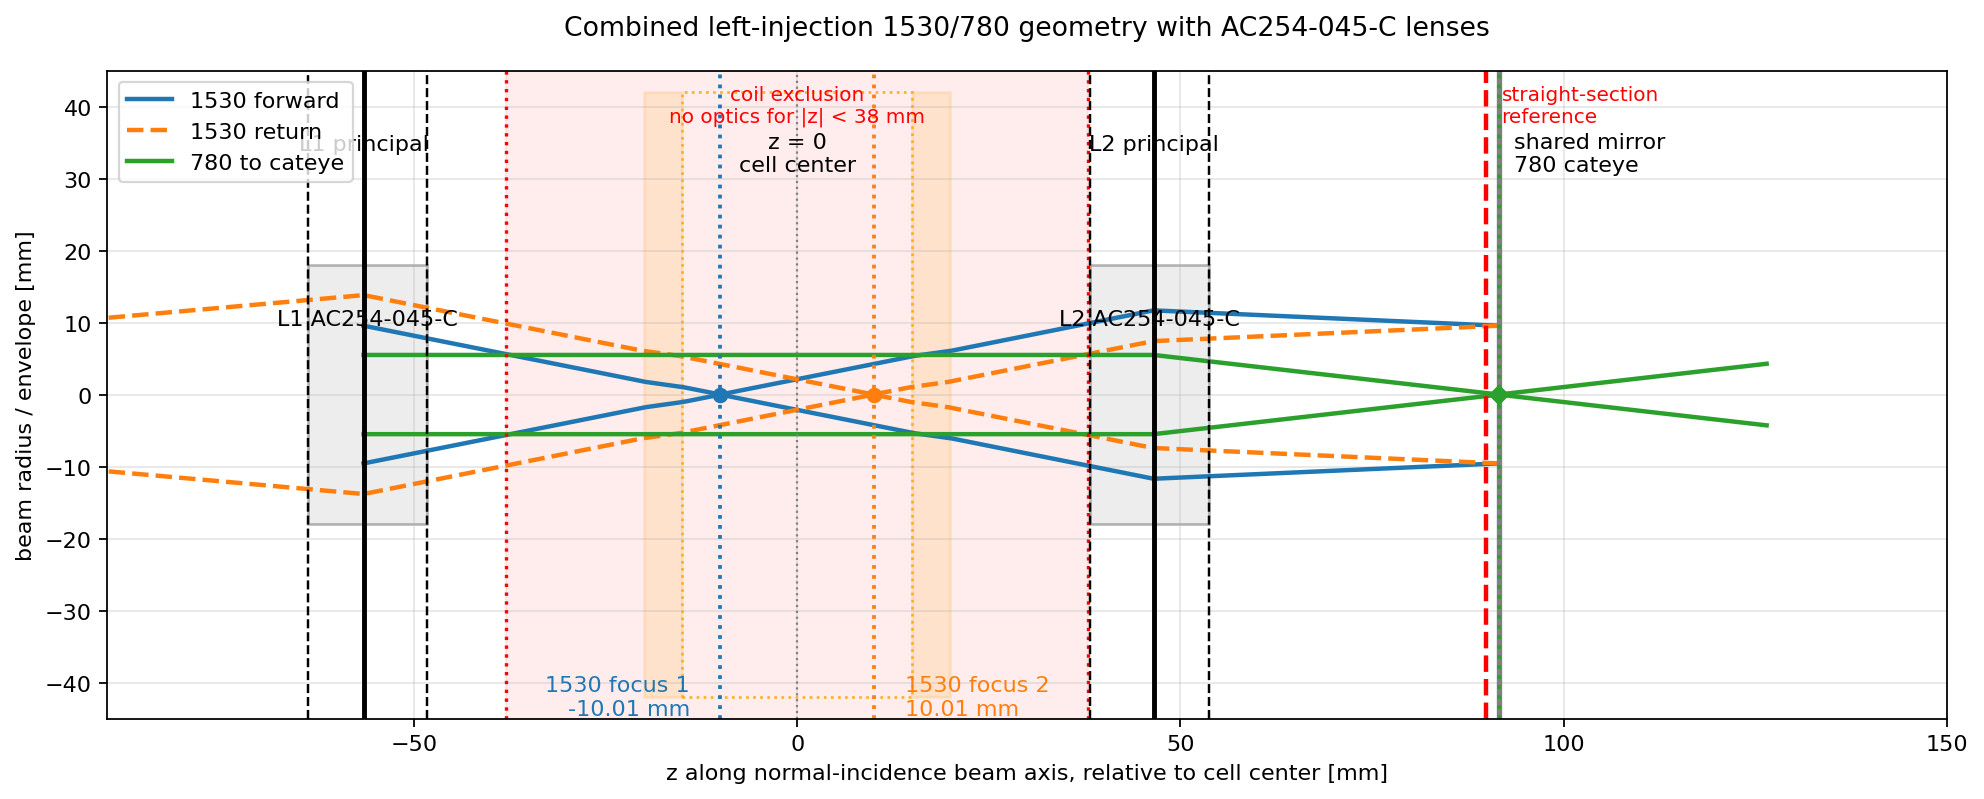

Write Python code to recreate this figure.
"""Combined 1530/780 left-injection pMOT geometry using AC254-045-C lenses."""

from __future__ import annotations

from math import inf, pi, tan
from pathlib import Path

from pmot_round_trip_geometry import (
    GeometryConfig,
    LensSpec,
    RoundTripGeometry,
    propagate_q,
    q_from_radius_and_curvature,
    waist_in_window,
)

COIL_EXCLUSION_MM = 38.0
STRAIGHT_SECTION_LIMIT_MM = -88.905
MOT_WAVELENGTH = 780e-9
MOT_COLLIMATED_DIAMETER = 11.0e-3


def ac254_045_c_lens() -> LensSpec:
    return LensSpec(
        name="AC254-045-C",
        focal_length=45.0e-3,
        efl=45.0e-3,
        bfl=36.7e-3,
        center_thickness=15.5e-3,
        mount_length=15.5e-3,
        mount_overhang=0.0,
        mount_half_height=18e-3,
    )


def add_lens_surfaces(solution: dict[str, object], lens: LensSpec) -> None:
    principal_to_bfl = lens.efl - lens.bfl
    z_lens1 = solution["z_lens1"]
    z_lens2 = solution["z_lens2"]
    solution["z_lens1_bfl_surface"] = z_lens1 + principal_to_bfl
    solution["z_lens1_outer_surface"] = solution["z_lens1_bfl_surface"] - lens.center_thickness
    solution["z_lens2_cell_side_bfl_surface"] = z_lens2 - principal_to_bfl
    solution["z_lens2_outer_surface"] = solution["z_lens2_cell_side_bfl_surface"] + lens.center_thickness


def trace_1530_round_trip(
    geometry: RoundTripGeometry,
    z_lens1: float,
    z_lens2: float,
    z_mirror: float,
) -> dict[str, object]:
    forward = propagate_q(
        geometry.q_in,
        geometry.build_forward_system(z_lens1, z_lens2, z_mirror),
        geometry.config.wavelength,
        geometry.config.samples_per_space,
    )
    reverse = propagate_q(
        forward["q_final"],
        geometry.build_reverse_system(z_lens1, z_lens2, z_mirror),
        geometry.config.wavelength,
        geometry.config.samples_per_space,
    )
    z_forward = [z_lens1 + s for s in forward["s"]]
    z_reverse = [z_mirror - s for s in reverse["s"]]
    z_focus1, w_focus1 = waist_in_window(z_forward, forward["w"], -0.030, 0.030)
    z_focus2, w_focus2 = waist_in_window(z_reverse, reverse["w"], -0.030, 0.030)
    return {
        "forward": forward,
        "reverse": reverse,
        "z_forward": z_forward,
        "z_reverse": z_reverse,
        "z_focus1": z_focus1,
        "z_focus2": z_focus2,
        "w_focus1": w_focus1,
        "w_focus2": w_focus2,
    }


def trace_780_to_mirror_focus(
    geometry: RoundTripGeometry,
    z_lens1: float,
    z_lens2: float,
    focus_search_after_l2: float = 0.080,
) -> dict[str, object]:
    q_after_l1 = q_from_radius_and_curvature(
        MOT_COLLIMATED_DIAMETER / 2,
        inf,
        MOT_WAVELENGTH,
    )
    system = [
        {"type": "space", "d_plot": geometry.z_outer_left - z_lens1, "d_abcd": geometry.z_outer_left - z_lens1},
        {"type": "slab", "d_plot": geometry.wall_length_plot, "d_abcd": geometry.wall_b_eff},
        {"type": "space", "d_plot": geometry.vacuum_length_beam, "d_abcd": geometry.vacuum_length_beam},
        {"type": "slab", "d_plot": geometry.wall_length_plot, "d_abcd": geometry.wall_b_eff},
        {"type": "space", "d_plot": z_lens2 - geometry.z_outer_right, "d_abcd": z_lens2 - geometry.z_outer_right},
        {"type": "lens", "f": geometry.lens.focal_length},
        {"type": "space", "d_plot": focus_search_after_l2, "d_abcd": focus_search_after_l2},
    ]
    result = propagate_q(q_after_l1, system, MOT_WAVELENGTH, geometry.config.samples_per_space)
    z_global = [z_lens1 + s for s in result["s"]]
    z_focus, w_focus = waist_in_window(z_global, result["w"], z_lens2, z_lens2 + focus_search_after_l2)
    return {
        "trace": result,
        "z": z_global,
        "z_focus": z_focus,
        "w_focus": w_focus,
    }


def solve_lens2_and_cateye_mirror(
    geometry_1530: RoundTripGeometry,
    geometry_780: RoundTripGeometry,
    z_lens1: float,
) -> dict[str, object]:
    principal_to_bfl = geometry_1530.lens.efl - geometry_1530.lens.bfl
    z_lens2_min = (COIL_EXCLUSION_MM * 1e-3) + principal_to_bfl
    z_lens2_max = 0.130
    best: dict[str, object] | None = None

    for pass_index in range(4):
        points = 160 if pass_index == 0 else 120
        grid = [z_lens2_min + i * (z_lens2_max - z_lens2_min) / (points - 1) for i in range(points)]
        scored = []
        for z_lens2 in grid:
            try:
                mot = trace_780_to_mirror_focus(geometry_780, z_lens1, z_lens2)
                z_mirror = mot["z_focus"]
                rt = trace_1530_round_trip(geometry_1530, z_lens1, z_lens2, z_mirror)
            except ValueError:
                continue
            score = abs(rt["z_focus2"] - 10e-3)
            scored.append((score, z_lens2, z_mirror, mot, rt))

        if not scored:
            raise RuntimeError("No feasible L2/mirror candidates found.")

        score, z_best, z_mirror, mot, rt = min(scored, key=lambda item: item[0])
        step = grid[1] - grid[0]
        z_lens2_min = max((COIL_EXCLUSION_MM * 1e-3) + principal_to_bfl, z_best - 6 * step)
        z_lens2_max = z_best + 6 * step
        best = {
            **rt,
            "z_lens1": z_lens1,
            "z_lens2": z_best,
            "z_mirror": z_mirror,
            "mot": mot,
            "score": score,
        }

    if best is None:
        raise RuntimeError("No L2/mirror solution found.")

    add_lens_surfaces(best, geometry_1530.lens)
    return best


def draw_geometry(
    geometry: RoundTripGeometry,
    solution: dict[str, object],
    output_path: Path,
) -> None:
    import matplotlib

    matplotlib.use("Agg")
    import matplotlib.pyplot as plt
    from matplotlib.patches import Rectangle

    fig, ax = plt.subplots(figsize=(12.5, 5.1), dpi=160)

    z_forward = solution["z_forward"]
    z_reverse = solution["z_reverse"]
    w_forward = solution["forward"]["w"]
    w_reverse = solution["reverse"]["w"]
    mot = solution["mot"]
    z_mot = mot["z"]
    w_mot = mot["trace"]["w"]

    ax.plot([1e3 * z for z in z_forward], [1e3 * w for w in w_forward], color="C0", linewidth=2.0, label="1530 forward")
    ax.plot([1e3 * z for z in z_forward], [-1e3 * w for w in w_forward], color="C0", linewidth=2.0)
    ax.plot([1e3 * z for z in z_reverse], [1e3 * w for w in w_reverse], color="C1", linewidth=2.0, linestyle="--", label="1530 return")
    ax.plot([1e3 * z for z in z_reverse], [-1e3 * w for w in w_reverse], color="C1", linewidth=2.0, linestyle="--")

    ax.plot([1e3 * z for z in z_mot], [1e3 * w for w in w_mot], color="C2", linewidth=2.0, label="780 to cateye")
    ax.plot([1e3 * z for z in z_mot], [-1e3 * w for w in w_mot], color="C2", linewidth=2.0)

    ax.axvspan(-COIL_EXCLUSION_MM, COIL_EXCLUSION_MM, color="red", alpha=0.07, zorder=0)
    for z_limit in [-COIL_EXCLUSION_MM, COIL_EXCLUSION_MM]:
        ax.axvline(z_limit, color="red", linewidth=1.5, linestyle=":")
    ax.text(0, 43, "coil exclusion\nno optics for |z| < 38 mm", color="red", ha="center", va="top", fontsize=9)

    glass_color = "orange"
    y_cell_half_mm = 42
    for z0, z1 in [
        (geometry.z_outer_left, geometry.z_inner_left),
        (geometry.z_inner_right, geometry.z_outer_right),
    ]:
        ax.add_patch(
            Rectangle(
                (1e3 * z0, -y_cell_half_mm),
                1e3 * (z1 - z0),
                2 * y_cell_half_mm,
                facecolor=glass_color,
                edgecolor=glass_color,
                linewidth=1.4,
                alpha=0.14,
            )
        )
    ax.add_patch(
        Rectangle(
            (1e3 * geometry.z_inner_left, -y_cell_half_mm),
            1e3 * (geometry.z_inner_right - geometry.z_inner_left),
            2 * y_cell_half_mm,
            facecolor="none",
            edgecolor=glass_color,
            linewidth=1.2,
            linestyle=":",
            alpha=0.85,
        )
    )

    for key in ["z_lens1", "z_lens2"]:
        ax.axvline(1e3 * solution[key], color="black", linewidth=2.2)
    for key in [
        "z_lens1_bfl_surface",
        "z_lens1_outer_surface",
        "z_lens2_cell_side_bfl_surface",
        "z_lens2_outer_surface",
    ]:
        ax.axvline(1e3 * solution[key], color="black", linestyle="--", linewidth=1.1)

    for z_left_key, z_right_key, label in [
        ("z_lens1_outer_surface", "z_lens1_bfl_surface", "L1 AC254-045-C"),
        ("z_lens2_cell_side_bfl_surface", "z_lens2_outer_surface", "L2 AC254-045-C"),
    ]:
        z_left = 1e3 * solution[z_left_key]
        z_right = 1e3 * solution[z_right_key]
        y_half = 1e3 * geometry.lens.mount_half_height
        ax.add_patch(
            Rectangle(
                (z_left, -y_half),
                z_right - z_left,
                2 * y_half,
                facecolor="0.8",
                edgecolor="0.2",
                linewidth=1.2,
                alpha=0.35,
            )
        )
        ax.text(0.5 * (z_left + z_right), 0.58 * y_half, label, ha="center", va="center")

    ax.axvline(1e3 * solution["z_mirror"], color="gray", linewidth=2.4)
    ax.axvline(STRAIGHT_SECTION_LIMIT_MM, color="red", linewidth=2.0, linestyle="--")
    ax.axvline(0.0, color="0.5", linewidth=1.0, linestyle=":")

    ax.axvline(1e3 * solution["z_focus1"], color="C0", linestyle=":", linewidth=1.7)
    ax.axvline(1e3 * solution["z_focus2"], color="C1", linestyle=":", linewidth=1.7)
    ax.axvline(1e3 * mot["z_focus"], color="C2", linestyle=":", linewidth=1.7)
    ax.plot(1e3 * solution["z_focus1"], 0.0, marker="o", color="C0")
    ax.plot(1e3 * solution["z_focus2"], 0.0, marker="o", color="C1")
    ax.plot(1e3 * mot["z_focus"], 0.0, marker="D", color="C2")

    ax.text(1e3 * solution["z_lens1"], 34, "L1 principal", ha="center")
    ax.text(1e3 * solution["z_lens2"], 34, "L2 principal", ha="center")
    ax.text(1e3 * solution["z_mirror"] + 2, 31, "shared mirror\n780 cateye", ha="left")
    ax.text(0, 31, "z = 0\ncell center", ha="center")
    ax.text(STRAIGHT_SECTION_LIMIT_MM + 2, 43, "straight-section\nreference", color="red", ha="left", va="top", fontsize=9)
    ax.text(1e3 * solution["z_focus1"] - 4, -39, f"1530 focus 1\n{1e3 * solution['z_focus1']:.2f} mm", color="C0", ha="right", va="top")
    ax.text(1e3 * solution["z_focus2"] + 4, -39, f"1530 focus 2\n{1e3 * solution['z_focus2']:.2f} mm", color="C1", ha="left", va="top")

    ax.set_xlabel("z along normal-incidence beam axis, relative to cell center [mm]")
    ax.set_ylabel("beam radius / envelope [mm]")
    ax.set_title("Combined left-injection 1530/780 geometry with AC254-045-C lenses", pad=16)
    ax.set_xlim(-90, 150)
    ax.set_ylim(-45, 45)
    ax.grid(True, alpha=0.3)
    ax.legend(loc="upper left")
    fig.tight_layout()
    fig.savefig(output_path, bbox_inches="tight")
    plt.close(fig)


def print_summary(geometry: RoundTripGeometry, solution: dict[str, object]) -> None:
    mot = solution["mot"]
    print("Combined left-injection geometry: AC254-045-C")
    print("--------------------------------------------")
    print(f"L1 principal plane               = {1e3 * solution['z_lens1']:.3f} mm")
    print(f"L1 focus-side BFL surface        = {1e3 * solution['z_lens1_bfl_surface']:.3f} mm")
    print(f"L1 outer physical surface        = {1e3 * solution['z_lens1_outer_surface']:.3f} mm")
    print(f"L1 nearest-edge coil margin      = {abs(1e3 * solution['z_lens1_bfl_surface']) - COIL_EXCLUSION_MM:.3f} mm")
    print()
    print(f"L2 principal plane               = {1e3 * solution['z_lens2']:.3f} mm")
    print(f"L2 cell-side BFL surface         = {1e3 * solution['z_lens2_cell_side_bfl_surface']:.3f} mm")
    print(f"L2 outer physical surface        = {1e3 * solution['z_lens2_outer_surface']:.3f} mm")
    print(f"L2 nearest-edge coil margin      = {1e3 * solution['z_lens2_cell_side_bfl_surface'] - COIL_EXCLUSION_MM:.3f} mm")
    print()
    print(f"Shared mirror / 780 cateye       = {1e3 * solution['z_mirror']:.3f} mm")
    print(f"Mirror to L2 principal           = {1e3 * (solution['z_mirror'] - solution['z_lens2']):.3f} mm")
    print(f"Mirror to L2 outer surface       = {1e3 * (solution['z_mirror'] - solution['z_lens2_outer_surface']):.3f} mm")
    print(f"Mirror relative to red reference = {1e3 * solution['z_mirror'] - STRAIGHT_SECTION_LIMIT_MM:.3f} mm")
    print()
    print(f"1530 focus 1                     = {1e3 * solution['z_focus1']:.3f} mm")
    print(f"1530 focus 2                     = {1e3 * solution['z_focus2']:.3f} mm")
    print(f"1530 waist at focus 1            = {1e6 * solution['w_focus1']:.3f} um")
    print(f"1530 waist at focus 2            = {1e6 * solution['w_focus2']:.3f} um")
    print()
    print(f"780 collimated diameter after L1 = {1e3 * MOT_COLLIMATED_DIAMETER:.3f} mm")
    print(f"780 cateye focus                 = {1e3 * mot['z_focus']:.3f} mm")
    print(f"780 cateye waist                 = {1e6 * mot['w_focus']:.3f} um")


def main() -> None:
    lens = ac254_045_c_lens()
    input_1530_radius = lens.focal_length * tan(12.0 * pi / 180.0)
    geometry_1530 = RoundTripGeometry(
        lens,
        GeometryConfig(
            wavelength=1530e-9,
            input_radius=input_1530_radius,
            cell_aoi_deg=0.0,
            cell_outer_diameter=40e-3,
            samples_per_space=500,
        ),
    )
    geometry_780 = RoundTripGeometry(
        lens,
        GeometryConfig(
            wavelength=MOT_WAVELENGTH,
            input_radius=MOT_COLLIMATED_DIAMETER / 2,
            cell_aoi_deg=0.0,
            cell_outer_diameter=40e-3,
            samples_per_space=500,
        ),
    )

    z_lens1 = geometry_1530.solve_lens1_position()
    solution = solve_lens2_and_cateye_mirror(geometry_1530, geometry_780, z_lens1)

    output_path = Path(__file__).with_name("pmot_combined_left_injection_geometry_ac254_045_c_left_ref.png")
    draw_geometry(geometry_1530, solution, output_path)
    print_summary(geometry_1530, solution)
    print()
    print(f"Saved PNG: {output_path}")


if __name__ == "__main__":
    main()
